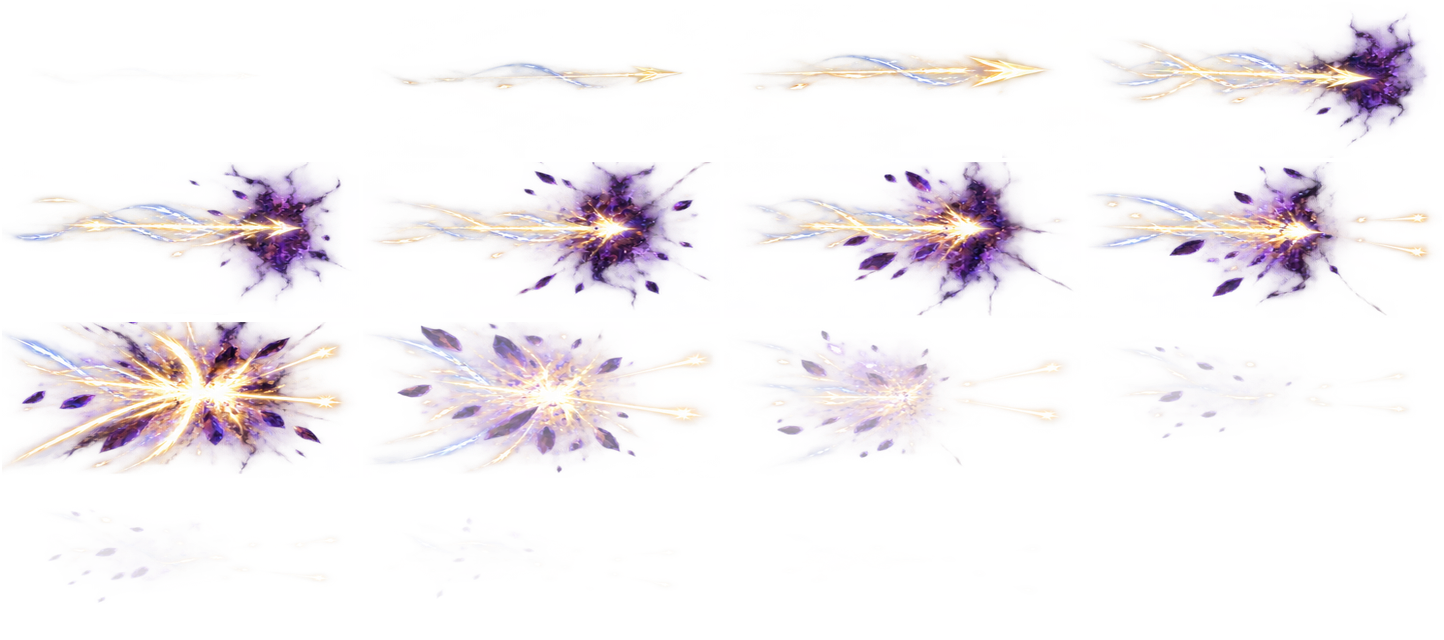
#> input picture tools/vfx-lab/custom-assets/cleric-signature-t01-t20-intuitive-imagegen-refined-v1/cleric_t01_c01.png, 1444 x 640 px
$ python audit_sprite_frames.py custom-assets/cleric-signature-t01-t20-intuitive-imagegen-refined-v1/cleric_t01_c01.png --output-dir out
#> lines starting #> are read from the running program, lines starting #| are printed output that depends on the picture
#!/usr/bin/env python3
"""Audit fixed-contract FrameSmith sprite sheets frame by frame.

The script never mutates source sheets. It exports checkerboard-backed frame
montages and a JSON report with alpha/brightness centroid, coverage, symmetry,
and edge occupancy. Metrics are triage signals; visual review stays authoritative.
"""

from __future__ import annotations

import argparse
import json
from collections import deque
from pathlib import Path

from PIL import Image, ImageDraw, ImageFont


FRAME_WIDTH = 361
FRAME_HEIGHT = 160
COLUMNS = 4
ROWS = 4
FRAME_COUNT = COLUMNS * ROWS


def checkerboard(size: tuple[int, int], cell: int = 12) -> Image.Image:
    board = Image.new("RGBA", size, (42, 45, 54, 255))
    draw = ImageDraw.Draw(board)
    for y in range(0, size[1], cell):
        for x in range(0, size[0], cell):
            if (x // cell + y // cell) % 2:
                draw.rectangle((x, y, x + cell - 1, y + cell - 1), fill=(64, 68, 79, 255))
    return board


def weighted_centroid(frame: Image.Image, brightness_only: bool) -> tuple[float | None, float | None]:
    rgba = frame.convert("RGBA")
    pixels = rgba.load()
    samples: list[tuple[float, int, int]] = []
    for y in range(FRAME_HEIGHT):
        for x in range(FRAME_WIDTH):
            r, g, b, a = pixels[x, y]
            if a == 0:
                continue
            luminance = 0.2126 * r + 0.7152 * g + 0.0722 * b
            weight = (a / 255.0) * (luminance if brightness_only else 1.0)
            samples.append((weight, x, y))
    if not samples:
        return None, None
    if brightness_only:
        samples.sort(reverse=True)
        samples = samples[: max(1, int(len(samples) * 0.15))]
    total = sum(weight for weight, _, _ in samples)
    if total == 0:
        return None, None
    x = sum(weight * px for weight, px, _ in samples) / total
    y = sum(weight * py for weight, _, py in samples) / total
    return round(100.0 * x / (FRAME_WIDTH - 1), 2), round(100.0 * y / (FRAME_HEIGHT - 1), 2)


def edge_occupancy(frame: Image.Image, edge_height: int = 4) -> tuple[float, float]:
    alpha = frame.getchannel("A")
    top = alpha.crop((0, 0, FRAME_WIDTH, edge_height))
    bottom = alpha.crop((0, FRAME_HEIGHT - edge_height, FRAME_WIDTH, FRAME_HEIGHT))
    area = FRAME_WIDTH * edge_height
    top_count = sum(1 for value in top.getdata() if value > 12)
    bottom_count = sum(1 for value in bottom.getdata() if value > 12)
    return round(100.0 * top_count / area, 2), round(100.0 * bottom_count / area, 2)


def alpha_metrics(frame: Image.Image) -> dict[str, float]:
    alpha = frame.getchannel("A")
    values = list(alpha.getdata())
    visible = [value > 12 for value in values]
    visible_count = sum(visible)
    area = FRAME_WIDTH * FRAME_HEIGHT
    xs: list[int] = []
    ys: list[int] = []
    for index, is_visible in enumerate(visible):
        if not is_visible:
            continue
        xs.append(index % FRAME_WIDTH)
        ys.append(index // FRAME_WIDTH)
    occupied_width = 0.0 if not xs else 100.0 * (max(xs) - min(xs) + 1) / FRAME_WIDTH
    occupied_height = 0.0 if not ys else 100.0 * (max(ys) - min(ys) + 1) / FRAME_HEIGHT
    bbox_area = 0 if not xs else (max(xs) - min(xs) + 1) * (max(ys) - min(ys) + 1)
    bbox_fill = 0.0 if bbox_area == 0 else 100.0 * visible_count / bbox_area
    axis_aligned_panel = (
        visible_count / area >= 0.20
        and bbox_fill >= 90.0
        and (
            (occupied_height >= 98.0 and 25.0 <= occupied_width <= 80.0)
            or (occupied_width >= 98.0 and 25.0 <= occupied_height <= 80.0)
        )
    )

    difference = 0
    denominator = 0
    pixels = alpha.load()
    for y in range(FRAME_HEIGHT):
        for x in range(FRAME_WIDTH // 2):
            left = pixels[x, y]
            right = pixels[FRAME_WIDTH - 1 - x, y]
            difference += abs(left - right)
            denominator += max(left, right)
    symmetry = 100.0 if denominator == 0 else 100.0 * (1.0 - difference / denominator)
    return {
        "alphaOccupancyPct": round(100.0 * visible_count / area, 2),
        "meanAlphaPct": round(100.0 * sum(values) / (255.0 * area), 2),
        "occupiedWidthPct": round(occupied_width, 2),
        "occupiedHeightPct": round(occupied_height, 2),
        "alphaBBoxFillPct": round(bbox_fill, 2),
        "axisAlignedAlphaPanelCandidate": axis_aligned_panel,
        "leftRightAlphaSymmetryPct": round(symmetry, 2),
    }


def opaque_dark_component_metrics(frame: Image.Image) -> dict[str, float | bool]:
    """Find panel-like, nearly opaque dark connected regions.

    Legitimate dark shards and voids tend to have irregular bounding boxes with
    low fill ratios. A generation-error backdrop is usually one large connected
    component that fills most of a rectangular bounding box.
    """
    pixels = frame.convert("RGBA").load()
    mask = bytearray(FRAME_WIDTH * FRAME_HEIGHT)
    for y in range(FRAME_HEIGHT):
        for x in range(FRAME_WIDTH):
            r, g, b, a = pixels[x, y]
            luminance = 0.2126 * r + 0.7152 * g + 0.0722 * b
            if a >= 242 and luminance <= 28.0:
                mask[y * FRAME_WIDTH + x] = 1

    visited = bytearray(len(mask))
    largest = None
    for start, enabled in enumerate(mask):
        if not enabled or visited[start]:
            continue
        visited[start] = 1
        queue = deque([start])
        count = 0
        min_x = FRAME_WIDTH
        max_x = -1
        min_y = FRAME_HEIGHT
        max_y = -1
        while queue:
            index = queue.popleft()
            y, x = divmod(index, FRAME_WIDTH)
            count += 1
            min_x = min(min_x, x)
            max_x = max(max_x, x)
            min_y = min(min_y, y)
            max_y = max(max_y, y)
            for neighbor in (index - 1, index + 1, index - FRAME_WIDTH, index + FRAME_WIDTH):
                if neighbor < 0 or neighbor >= len(mask) or visited[neighbor] or not mask[neighbor]:
                    continue
                neighbor_y, neighbor_x = divmod(neighbor, FRAME_WIDTH)
                if abs(neighbor_x - x) + abs(neighbor_y - y) != 1:
                    continue
                visited[neighbor] = 1
                queue.append(neighbor)

        bbox_width = max_x - min_x + 1
        bbox_height = max_y - min_y + 1
        bbox_area = bbox_width * bbox_height
        candidate = {
            "count": count,
            "bboxArea": bbox_area,
            "bboxWidth": bbox_width,
            "bboxHeight": bbox_height,
            "bboxFillPct": 100.0 * count / bbox_area,
        }
        if largest is None or candidate["count"] > largest["count"]:
            largest = candidate

    area = FRAME_WIDTH * FRAME_HEIGHT
    if largest is None:
        largest = {"count": 0, "bboxArea": 0, "bboxWidth": 0, "bboxHeight": 0, "bboxFillPct": 0.0}
    component_pct = 100.0 * largest["count"] / area
    bbox_pct = 100.0 * largest["bboxArea"] / area
    width_pct = 100.0 * largest["bboxWidth"] / FRAME_WIDTH
    height_pct = 100.0 * largest["bboxHeight"] / FRAME_HEIGHT
    panel_candidate = (
        component_pct >= 8.0
        and bbox_pct >= 12.0
        and largest["bboxFillPct"] >= 82.0
        and width_pct >= 25.0
        and height_pct >= 20.0
    )
    return {
        "largestOpaqueDarkComponentPct": round(component_pct, 2),
        "largestOpaqueDarkBBoxPct": round(bbox_pct, 2),
        "largestOpaqueDarkBBoxFillPct": round(largest["bboxFillPct"], 2),
        "largestOpaqueDarkBBoxWidthPct": round(width_pct, 2),
        "largestOpaqueDarkBBoxHeightPct": round(height_pct, 2),
        "opaqueDarkPanelCandidate": panel_candidate,
    }


def frame_crop(sheet: Image.Image, index: int) -> Image.Image:
    x = (index % COLUMNS) * FRAME_WIDTH
    y = (index // COLUMNS) * FRAME_HEIGHT
    return sheet.crop((x, y, x + FRAME_WIDTH, y + FRAME_HEIGHT))


def audit_sheet(source: Path, output_dir: Path) -> dict:
    sheet = Image.open(source).convert("RGBA")
#> sheet is the input picture: PIL image 1444x640 RGBA; mean R, G, B, A 74.7, 58.6, 73.4, 29.4
    expected_size = (FRAME_WIDTH * COLUMNS, FRAME_HEIGHT * ROWS)
    if sheet.size != expected_size:
        raise ValueError(f"{source}: expected {expected_size}, got {sheet.size}")

    label_height = 24
    gutter = 8
    montage = Image.new(
        "RGBA",
        (FRAME_WIDTH * 2 + gutter * 3, (FRAME_HEIGHT + label_height) * 8 + gutter * 9),
        (22, 24, 30, 255),
    )
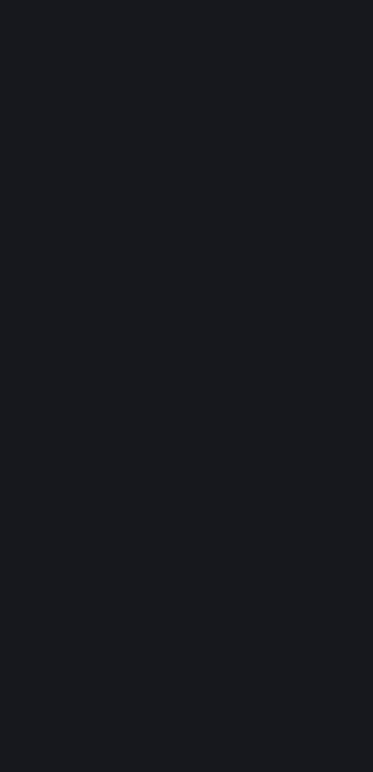
#> montage: PIL image 746x1544 RGBA (shown at 1/2 size); mean R, G, B, A 22, 24, 30, 255
    draw = ImageDraw.Draw(montage)
    font = ImageFont.load_default()
    records = []
    previous_bright_x = None

    for index in range(FRAME_COUNT):
        frame = frame_crop(sheet, index)
        alpha_x, alpha_y = weighted_centroid(frame, brightness_only=False)
        bright_x, bright_y = weighted_centroid(frame, brightness_only=True)
        top_edge, bottom_edge = edge_occupancy(frame)
        coverage = alpha_metrics(frame)
        dark_component = opaque_dark_component_metrics(frame)
        delta = None if previous_bright_x is None or bright_x is None else round(bright_x - previous_bright_x, 2)
        if bright_x is not None:
            previous_bright_x = bright_x
        records.append(
            {
                "frame": index + 1,
                "alphaCentroidPct": {"x": alpha_x, "y": alpha_y},
                "bright15CentroidPct": {"x": bright_x, "y": bright_y},
                "brightXDeltaPct": delta,
                **coverage,
                **dark_component,
                "top4pxAlphaOccupancyPct": top_edge,
                "bottom4pxAlphaOccupancyPct": bottom_edge,
            }
        )

        column = index % 2
        row = index // 2
        x = gutter + column * (FRAME_WIDTH + gutter)
        y = gutter + row * (FRAME_HEIGHT + label_height + gutter)
        background = checkerboard((FRAME_WIDTH, FRAME_HEIGHT))
        background.alpha_composite(frame)
        montage.alpha_composite(background, (x, y + label_height))
        center_x = x + FRAME_WIDTH // 2
        draw.line((center_x, y + label_height, center_x, y + label_height + FRAME_HEIGHT), fill=(44, 255, 182, 210), width=1)
        draw.rectangle((x, y + label_height, x + FRAME_WIDTH - 1, y + label_height + FRAME_HEIGHT - 1), outline=(240, 244, 255, 210), width=1)
        label = f"F{index + 1:02d} brightX={bright_x} dX={delta} occ={coverage['alphaOccupancyPct']}% sym={coverage['leftRightAlphaSymmetryPct']}%"
        draw.text((x + 3, y + 5), label, fill=(235, 238, 245, 255), font=font)
#> this loop made 16 passes
#> (alpha_x, alpha_y, bright_x, bright_y, top_count in edge_occupancy, bottom_count in edge_occupancy, top_edge, bottom_edge) on passes 2 to 9: (58.11, 47.8, 62.8, 47.47, 0, 0, 0, 0), (56.45, 45.08, 60.39, 45.22, 0, 6, 0, 0.42), (60.52, 46.72, 46.04, 46.65, 0, 2, 0, 0.14), (62.46, 42.17, 50.88, 41.86, 8, 0, 0.55, 0), (60.31, 43.02, 50.69, 42.99, 65, 0, 4.5, 0), (56.44, 44.33, 48.51, 42.47, 57, 0, 3.95, 0), (48.01, 44.84, 43.41, 42.82, 12, 0, 0.83, 0), (49.43, 45.79, 49.44, 45.21, 284, 0, 19.67, 0)
#> pass 1, in edge_occupancy, `alpha = frame.getchannel("A")`:
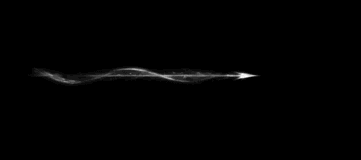
#> alpha: PIL image 361x160 L; min 0, max 24, mean 0.2; drawn with min black and max white
#> pass 1, in checkerboard, `board = Image.new("RGBA", size, (42, 45, 54, 255))`:
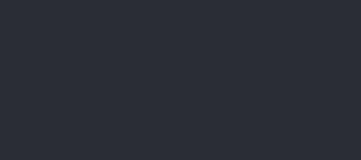
#> board: PIL image 361x160 RGBA; mean R, G, B, A 42, 45, 54, 255
#> pass 1, in audit_sheet, `background = checkerboard((FRAME_WIDTH, FRAME_HEIGHT))`:
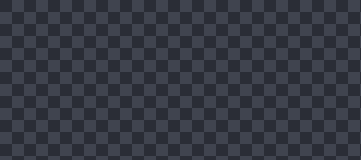
#> background: PIL image 361x160 RGBA; mean R, G, B, A 53, 56.5, 66.5, 255
#> after the loop:
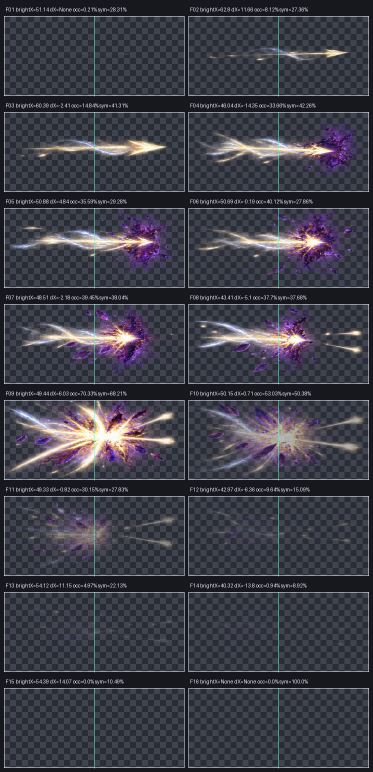
#> montage: PIL image 746x1544 RGBA (shown at 1/2 size); mean R, G, B, A 61.9, 62.3, 72.4, 254.3; transparent parts drawn white
#> after the loop, records = 16 items

    output_dir.mkdir(parents=True, exist_ok=True)
    montage_path = output_dir / f"{source.stem}-frame-audit.png"
    montage.save(montage_path)
    first = records[0]
#> first = 19 items
    peak_main = records[7]
#> peak_main = 19 items
    peak_max = records[8]
#> peak_max = 19 items
    final = records[15]
#> final = 19 items
    qa_signals = {
        "startEndResidue": any(
            record["meanAlphaPct"] > 5.0 or record["alphaOccupancyPct"] > 20.0
            for record in (first, final)
        ),
        "peakUnderfill": any(
            record["occupiedWidthPct"] < 90.0 or record["occupiedHeightPct"] < 82.0
            for record in (peak_main, peak_max)
        ),
        "peakMirrorPriority": any(
            record["leftRightAlphaSymmetryPct"] > 80.0
            for record in (peak_main, peak_max)
        ),
        "peakBrightCoreDrift": any(
            record["bright15CentroidPct"]["x"] is None
            or abs(record["bright15CentroidPct"]["x"] - 50.0) > 8.0
            for record in (peak_main, peak_max)
        ),
        "peakOrderViolation": (
            peak_max["meanAlphaPct"] <= peak_main["meanAlphaPct"]
            or peak_max["alphaOccupancyPct"] < peak_main["alphaOccupancyPct"] - 2.0
        ),
        "postPeakOverrun": any(
            record["meanAlphaPct"] >= peak_max["meanAlphaPct"]
            or record["alphaOccupancyPct"] > peak_max["alphaOccupancyPct"] + 3.0
            for record in records[9:12]
        ),
        "lateEnergyRegrowth": any(
            later["meanAlphaPct"] - earlier["meanAlphaPct"] > 5.0
            or later["alphaOccupancyPct"] - earlier["alphaOccupancyPct"] > 7.0
            or (
                later["meanAlphaPct"] - earlier["meanAlphaPct"] > 1.0
                and later["leftRightAlphaSymmetryPct"] - earlier["leftRightAlphaSymmetryPct"] > 12.0
            )
            or (
                later["meanAlphaPct"] > earlier["meanAlphaPct"]
                and later["alphaOccupancyPct"] - earlier["alphaOccupancyPct"] > 0.75
            )
            for earlier, later in zip(records[9:15], records[10:16])
        ),
        "opaqueDarkPanelPriority": any(
            record["opaqueDarkPanelCandidate"]
            for record in records
        ),
        "axisAlignedAlphaPanelPriority": any(
            record["axisAlignedAlphaPanelCandidate"]
            for record in records
        ),
    }
    return {
        "source": str(source),
        "size": list(sheet.size),
        "frameSize": [FRAME_WIDTH, FRAME_HEIGHT],
        "montage": str(montage_path),
        "qaSignals": qa_signals,
        "visualReviewPriority": any(qa_signals.values()),
        "frames": records,
    }


def main() -> None:
    parser = argparse.ArgumentParser()
    parser.add_argument("sources", nargs="+", type=Path)
    parser.add_argument("--output-dir", type=Path, required=True)
    args = parser.parse_args()
    reports = [audit_sheet(source, args.output_dir) for source in args.sources]
#> reports = 1 item
    report_path = args.output_dir / "sprite-frame-audit.json"
    report_path.write_text(json.dumps(reports, ensure_ascii=False, indent=2) + "\n", encoding="utf-8")
    print(report_path)


if __name__ == "__main__":
    main()

$ run again, on tools/vfx-lab/custom-assets/cleric-signature-t01-t20-intuitive-imagegen-refined-v1/cleric_t10_c04.png
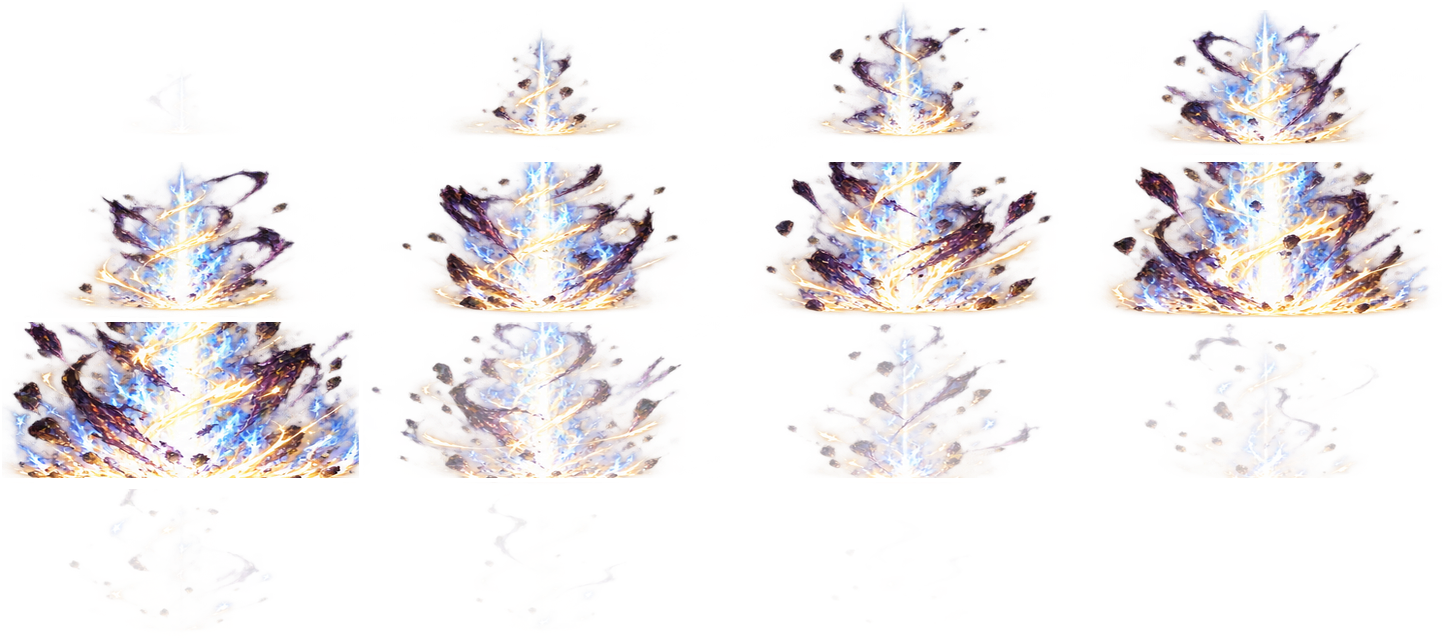
#> input picture tools/vfx-lab/custom-assets/cleric-signature-t01-t20-intuitive-imagegen-refined-v1/cleric_t10_c04.png, 1444 x 640 px
#> in audit_sheet, sheet is the input picture: PIL image 1444x640 RGBA; mean R, G, B, A 68.9, 58.3, 59, 48.6
#> the loop in audit_sheet, `for index in range(FRAME_COUNT):` made 16 passes
#> (alpha_x, alpha_y, bright_x, bright_y, top_count in edge_occupancy, bottom_count in edge_occupancy, top_edge, bottom_edge) on passes 2 to 9: (50.43, 64.98, 50.3, 68.37, 0, 0, 0, 0), (50.6, 57.32, 51.57, 64.38, 1, 0, 0.07, 0), (50, 60.29, 50.74, 66.07, 0, 0, 0, 0), (51.54, 59.41, 50.12, 66.22, 6, 0, 0.42, 0), (50.42, 55.84, 49.99, 62.92, 91, 1, 6.3, 0.07), (51.02, 53.93, 49.79, 59.37, 271, 0, 18.77, 0), (50.24, 55.26, 51.79, 60.13, 288, 343, 19.94, 23.75), (51.41, 55.4, 51.83, 61.24, 421, 691, 29.16, 47.85)
#> pass 1, in edge_occupancy, `alpha = frame.getchannel("A")`:
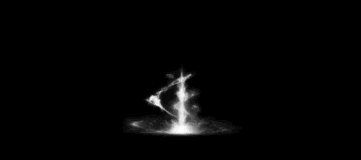
#> alpha: PIL image 361x160 L; min 0, max 24, mean 0.5; drawn with min black and max white
#> after the loop in audit_sheet, `for index in range(FRAME_COUNT):`:
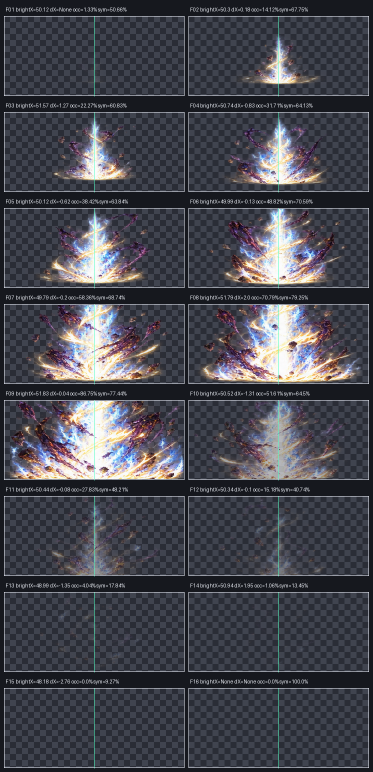
#> montage: PIL image 746x1544 RGBA (shown at 1/2 size); mean R, G, B, A 70.2, 70.9, 79.3, 254.3; transparent parts drawn white
#> after the loop in audit_sheet, `for index in range(FRAME_COUNT):`: records = 16 items
#> first = 19 items
#> reports = 1 item
